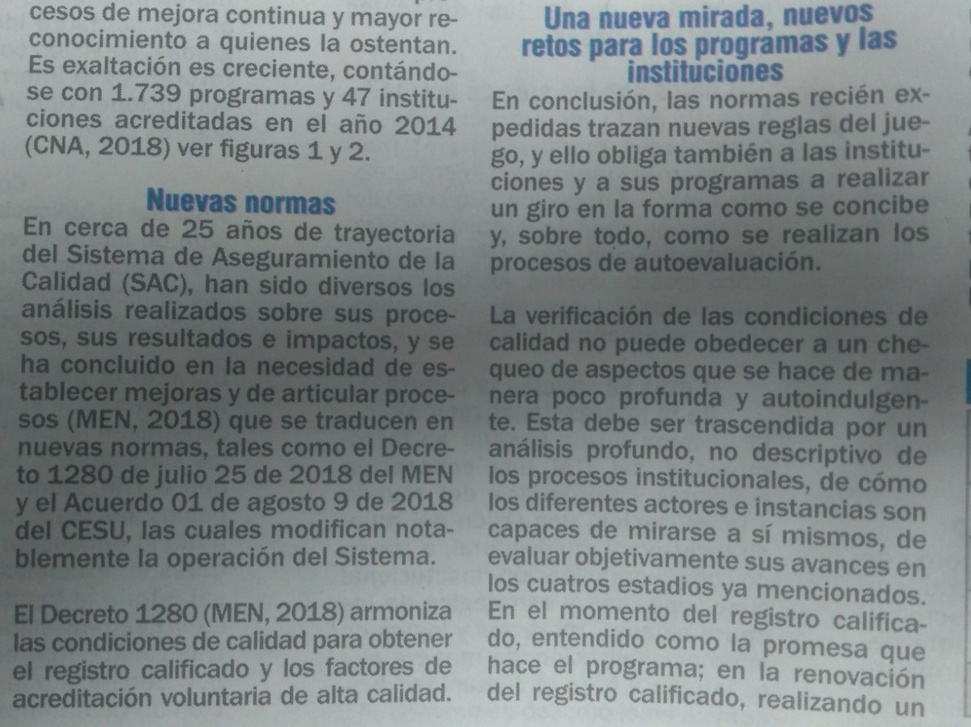
#> input picture procesamientoFinal/img2.jpg, 971 x 727 px, shrunk from 1275 x 955 before the run
$ python img2.py   (older library calls are emulated)
#> lines starting #> are read from the running program, lines starting #| are printed output that depends on the picture; after the words box and inside, x2 and y2 are one past the last pixel; in counts of white or black regions, pixels touching at a corner belong together
### procesamientoFinal/funciones.py
# -*- coding: utf-8 -*-
"""
Created on Tue Aug 28 16:39:39 2018

@author: Manuel Andres Sanchez Muñoz
@author: Getulio Rafael Vargas Sierra
@author: Juan Fernando ...

Funciones

"""
import numpy as np
import scipy.signal as sg
import cv2

# [18 lines left out: functions my_gamma, grayWhite, grayBlack, not called in this run]

def my_hist(im):
    [row, col] = im.shape;
    vec = np.zeros(256)
    print(vec.shape)
    for i in range(0,row-1):
        for j in range(0,col-1):
            valor = im[i,j]
            vec[valor] = vec[valor] + 1
    return vec

def my_equal(im,h):
    [row, col] = im.shape;
    n = row*col
    p = h/n
    s = np.cumsum(p)
    k = s*255
    im2=im
    for i in range(0,row-1):
        for j in range(0,col-1):
            valor = im[i,j]
            im2[i,j]=k[valor]
    return im2

def rgb2ycbcr(im):
    xform = np.array([[.299, .587, .114], [-.169, -.331, .5], [.5, -.419, -.081]])
    ycbcr = im.dot(xform.T)
    ycbcr[:,:,[1,2]] += 128
    return np.double(ycbcr)

def ycbcr2rgb(im):
    xform = np.array([[1, 0, 1.403], [1, -0.344, -.714], [1, 1.773, 0]])
    rgb = im.astype(np.float)
    rgb[:,:,[1,2]] -= 128
    rgb = rgb.dot(xform.T)
    np.putmask(rgb, rgb > 255, 255)
    np.putmask(rgb, rgb < 0, 0)
    return np.uint8(rgb)

# [57 lines left out: functions my_linealTrozos, logarithm, negative, my_mse, my_medianfilter, my_gradient and 2 more, not called in this run]

def my_rgb2cmy(im):
    CMY = 255-im
    return CMY

def my_cmy2rgb(im):
    RGB = 255-im
    return RGB

# [73 lines left out: functions my_mseRGB, my_threshold, rgb2hsi, hsi2rgb, frontera3x3, frontera5x5, not called in this run]

### procesamientoFinal/img2.py
# -*- coding: utf-8 -*-
"""
Created on Sat Nov 25 09:35:01 2018

@author: Manuel Andres Sanchez Muñoz
@author: Getulio Rafael Vargas Sierra
@author: Juan Fernando ...
"""

import numpy as np
from PIL import Image
from scipy.ndimage import filters
import matplotlib.pyplot as plt
import funciones as fun
import cv2
from sklearn.cluster import KMeans

image = Image.open('img2.jpg').convert('RGB')
#> image is the input picture: PIL image 971x727 RGB; mean R, G, B 125.2, 131.7, 132.3
plt.figure()
plt.gray()
plt.imshow(image)
plt.axis('off')
plt.title('Imagen 2 Original')

Viewimagedouble = np.double(image)
returnImage3 = fun.rgb2ycbcr(Viewimagedouble)
Y =  returnImage3[:,:,0]
Yi = np.uint8(255*Y/Y.max())
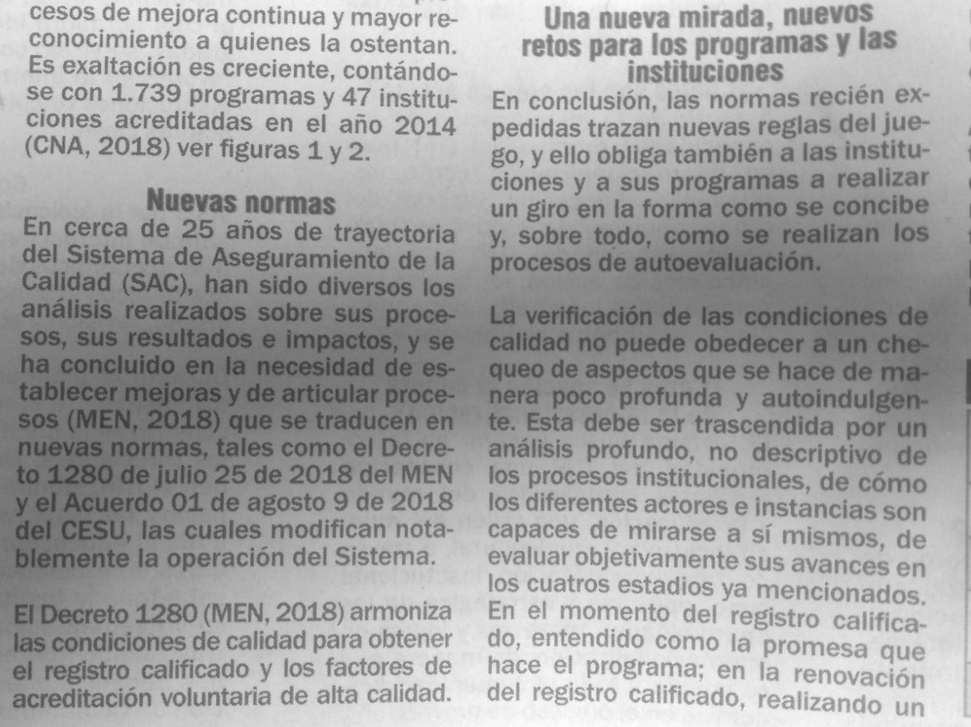
#> Yi: shape (727, 971); min 55, max 255, mean 160.9
h = fun.my_hist(Yi)
#> after the loop in my_hist, `for i in range(0,row-1):`: vec = 256 values, max 10057 at index 125, min 0 at index 0, mean 2750.9
#> h has the same summary as vec in my_hist
Yeq = fun.my_equal(Yi, h)
#> in my_equal, `p = h/n`: p = 256 values, max 0.0142 at index 125, min 0 at index 0, mean 0.0039
#> in my_equal, `s = np.cumsum(p)`: s = 256 values from 0 to 0.998
#> in my_equal, `k = s*255`: k = 256 values from 0 to 254.4
#> after the loop in my_equal, `for i in range(0,row-1):`:
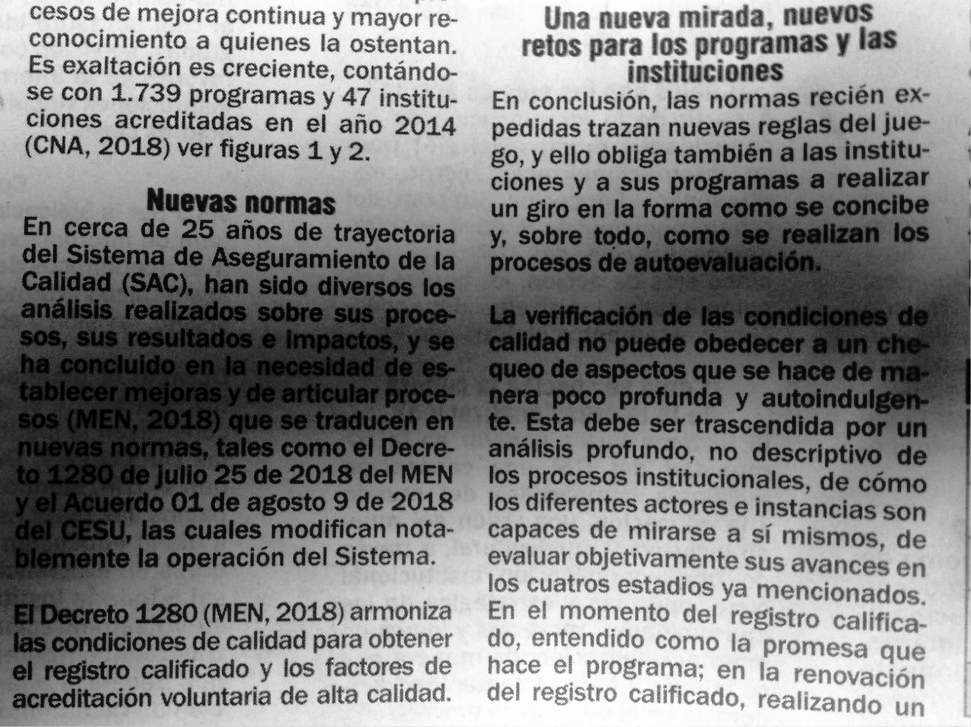
#> im2: shape (727, 971); min 0, max 255, mean 127.7
returnImage3[:,:,0] = Yeq
sendImage = np.double(returnImage3)
previousImage = fun.ycbcr2rgb(sendImage)
#> in ycbcr2rgb, `rgb[:,:,[1,2]] -= 128`:
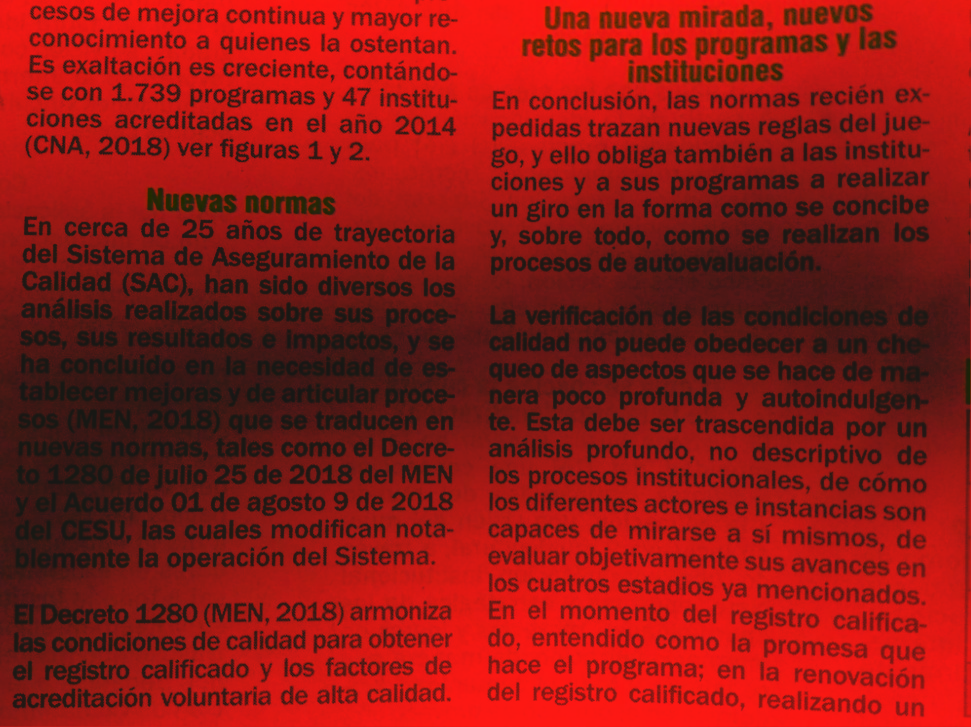
#> rgb: shape (727, 971, 3) float64; mean R, G, B 127.7, 1.4, -3.3; drawn with min black and max white
finalImage = np.uint8(previousImage)
plt.figure()
plt.gray()
plt.imshow(finalImage)
plt.axis('off')
plt.title('Imagen 2 Ecualizada YcbCr')

Im_ga = np.array(finalImage)

Im_f1 = filters.uniform_filter(Im_ga,5)

plt.figure()
plt.gray()
plt.imshow(Im_f1)
plt.title("Imagen 2 filtrada con Uniforme")

img = cv2.imread('img2YCBCR.png')
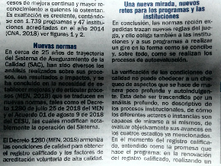
#> input picture procesamientoFinal/img2YCBCR.png, 221 x 166 px, shrunk from 290 x 218 before the run
#> img is the input picture: shape (166, 221, 3); mean B, G, R 129.7, 129.2, 122.7
[nf,nc,nb] = img.shape
#> nf = 166; nc = 221; nb = 3
plt.imshow(cv2.cvtColor(img, cv2.COLOR_BGR2RGB))
plt.axis('off')
N=5
img2 = np.reshape(img,(nf*nc,nb))
kmeans = KMeans(n_clusters=N, random_state=0).fit(img2)
C = kmeans.labels_

imgC = np.reshape(C,(nf,nc))
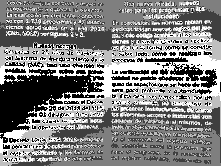
#> imgC: shape (166, 221) int32; min 0, max 4, mean 2.03; drawn with min black and max white
plt.figure()
plt.imshow(imgC)
plt.axis('off')

for i in range(1,N):
    mask = np.zeros(imgC.shape,np.uint8)
    mask[imgC==i] = 255
    plt.figure()
    plt.imshow(mask,cmap='gray')
    plt.axis('off')
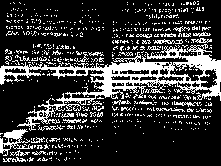
#> mask: shape (166, 221); 21% white; 676 white regions (644 under 20 px), largest, box (x1, y1, x2, y2) and area: (0, 44, 221, 131) 4275, (0, 129, 33, 156) 328, (154, 39, 183, 44) 72
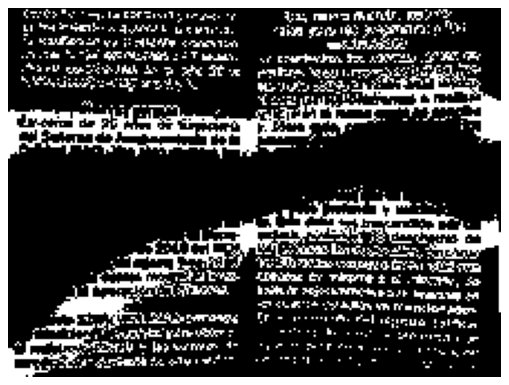
#> figure drawn by matplotlib, 1 panel
